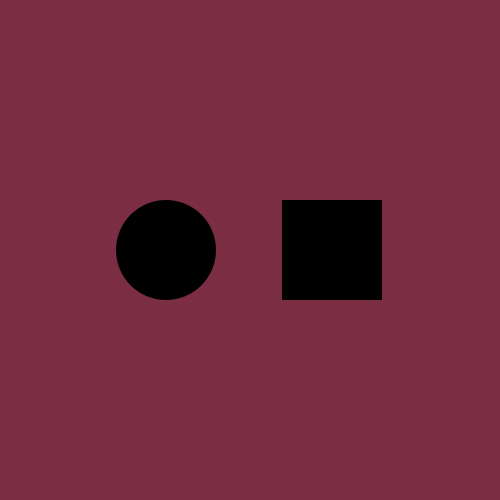
Frame 1 (no input)
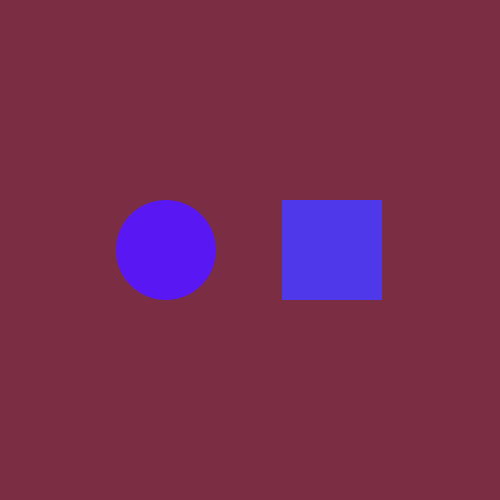
Frame 60 (the mouse pressed at the canvas centre just before this capture)
Frame 120 (the mouse held since frame 60 and released just before this capture): identical to frame 60, image omitted

The Processing sketch that drew these frames (run headless with seeded random() and noise(); from frame 60 on, the mouse is pressed at the canvas centre):

// Processing sketch: processing_158610
// ── processing_158610.pde

//mouseOvers, basic functionalit
//jeg, coding for artists sandbox

//Variables
float xPosE, yPosE; //x and y position of ellipse (circle)
float xPosR, yPosR; //x and y postion of a rect
float sizeE, sizeR; //the width and height of the ellipse and rect, respectively.

color rectFillOn = color(234, 56, 78); //this is the color to used when the mouse is ON the rectangle
color rectFillOff = color(78, 56, 234); //this is the color to be used when the mouse is OFF the rectangle
color rectFill;//this variable will be the color of the rectangle, we will change its value as needed

color ellFillOn = color(23, 244, 89); //this is th color to be used when the mouse is ON the ellipse
color ellFillOff = color(89, 23, 244); //this is the color to be used when the mouse is OFF the ellipse
color ellFill; //this variable will be the color of the ellipse, we will change its value

void setup() {
  size(500, 500);
  xPosE = width/3; //so the ellipse is located 1/3rd of the way across the canvas
  xPosR = width/3 * 2; //so 2 times 1/3rd of the way across, or 2/3rd of the way across the canvas
  yPosE = height/2; //right in teh middle
  yPosR = height/2;
  sizeE = 100;
  sizeR = 100;
  smooth();
}

void draw() {
  background(123, 45, 67); //set a background that will be redrawn with every passing loop
  noStroke();

  fill(ellFill);
  ellipse(xPosE, yPosE, sizeE, sizeE);

  fill(rectFill);
  rectMode(CENTER);
  rect(xPosR, yPosR, sizeR, sizeR);

  if (mouseX > xPosR - sizeR/2 && mouseX < xPosR +sizeR/2 && mouseY > yPosR - sizeR/2 && mouseY < yPosR + sizeR/2) {
    rectFill = rectFillOn;
    println("Over the rectangle.");
  } else {
    rectFill = rectFillOff;
    println(" ");
  }

  float distance = dist(mouseX, mouseY, xPosE, yPosE);

  if (distance < sizeE/2) {
    ellFill = ellFillOn;
    println("Over the ellipse.");
  } else {
    ellFill = ellFillOff;
    println(" ");
  }
}
